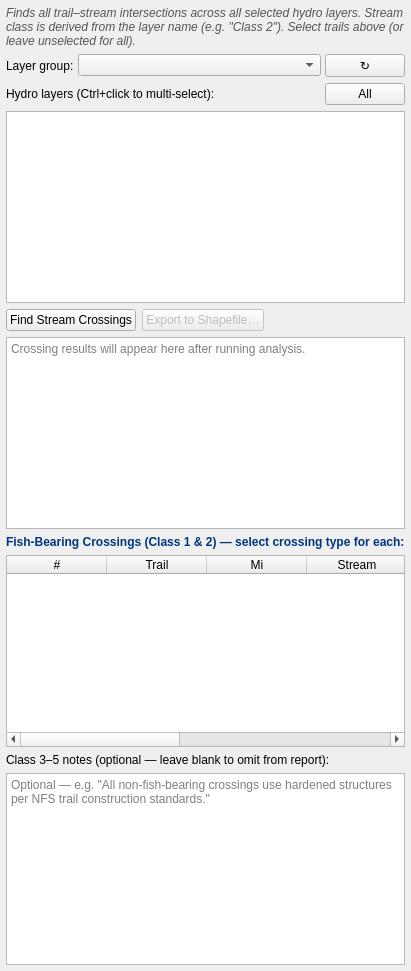
      <widget class="QWidget" name="crossingsTab">
       <attribute name="title">
        <string>Stream Crossings</string>
       </attribute>
       <layout class="QVBoxLayout" name="crossingsTabLayout">
        <property name="spacing">
         <number>6</number>
        </property>
        <property name="leftMargin">
         <number>6</number>
        </property>
        <property name="topMargin">
         <number>6</number>
        </property>
        <property name="rightMargin">
         <number>6</number>
        </property>
        <property name="bottomMargin">
         <number>6</number>
        </property>

        <item>
         <widget class="QLabel" name="crossingsInfoLabel">
          <property name="text">
           <string>Finds all trail–stream intersections across all selected hydro layers. Stream class is derived from the layer name (e.g. "Class 2"). Select trails above (or leave unselected for all).</string>
          </property>
          <property name="wordWrap">
           <bool>true</bool>
          </property>
          <property name="styleSheet">
           <string>color: #555; font-style: italic;</string>
          </property>
         </widget>
        </item>

        <!-- Group selector row -->
        <item>
         <layout class="QHBoxLayout" name="streamsGroupRow">
          <property name="spacing">
           <number>4</number>
          </property>
          <item>
           <widget class="QLabel" name="streamsGroupLabel">
            <property name="text">
             <string>Layer group:</string>
            </property>
            <property name="toolTip">
             <string>Limit the hydro layer list to a specific QGIS layer group (e.g. "Hydro" or "Streams")</string>
            </property>
           </widget>
          </item>
          <item>
           <widget class="QComboBox" name="streamsGroupCombo">
            <property name="sizePolicy">
             <sizepolicy hsizetype="Expanding" vsizetype="Fixed">
              <horstretch>1</horstretch>
              <verstretch>0</verstretch>
             </sizepolicy>
            </property>
            <property name="toolTip">
             <string>Select a layer group to filter the hydro list. Choose "(All layers)" to show every line layer.</string>
            </property>
           </widget>
          </item>
          <item>
           <widget class="QPushButton" name="refreshStreamsButton">
            <property name="text">
             <string>↻</string>
            </property>
            <property name="toolTip">
             <string>Refresh group list and hydro layer list from project</string>
            </property>
            <property name="maximumWidth">
             <number>28</number>
            </property>
            <property name="maximumHeight">
             <number>24</number>
            </property>
           </widget>
          </item>
         </layout>
        </item>

        <!-- Hydro layers header row -->
        <item>
         <layout class="QHBoxLayout" name="streamsHeaderRow">
          <property name="spacing">
           <number>4</number>
          </property>
          <item>
           <widget class="QLabel" name="streamsLabel">
            <property name="text">
             <string>Hydro layers (Ctrl+click to multi-select):</string>
            </property>
           </widget>
          </item>
          <item>
           <spacer name="streamsHeaderStretch">
            <property name="orientation">
             <enum>Qt::Horizontal</enum>
            </property>
            <property name="sizeType">
             <enum>QSizePolicy::Expanding</enum>
            </property>
            <property name="sizeHint" stdset="0">
             <size>
              <width>0</width>
              <height>0</height>
             </size>
            </property>
           </spacer>
          </item>
          <item>
           <widget class="QPushButton" name="selectAllStreamsButton">
            <property name="text">
             <string>All</string>
            </property>
            <property name="toolTip">
             <string>Select all hydro layers in the current group</string>
            </property>
            <property name="maximumWidth">
             <number>40</number>
            </property>
            <property name="maximumHeight">
             <number>24</number>
            </property>
           </widget>
          </item>
         </layout>
        </item>

        <!-- Multi-select hydro layers list -->
        <item>
         <widget class="QListWidget" name="streamsListWidget">
          <property name="maximumHeight">
           <number>120</number>
          </property>
          <property name="minimumHeight">
           <number>60</number>
          </property>
          <property name="selectionMode">
           <enum>QAbstractItemView::ExtendedSelection</enum>
          </property>
          <property name="toolTip">
           <string>Select one or more hydro layers. Stream class will be inferred from layer name (e.g. "Class 2", "Class_3").</string>
          </property>
         </widget>
        </item>

        <!-- Action buttons row -->
        <item>
         <layout class="QHBoxLayout" name="crossingsActionRow">
          <item>
           <widget class="QPushButton" name="runCrossingsButton">
            <property name="text">
             <string>Find Stream Crossings</string>
            </property>
            <property name="toolTip">
             <string>Intersect trail(s) with all selected hydro layers and identify crossings</string>
            </property>
           </widget>
          </item>
          <item>
           <widget class="QPushButton" name="exportCrossingsButton">
            <property name="text">
             <string>Export to Shapefile…</string>
            </property>
            <property name="toolTip">
             <string>Save crossing points as a GIS shapefile for the NEPA project record</string>
            </property>
            <property name="enabled">
             <bool>false</bool>
            </property>
           </widget>
          </item>
          <item>
           <spacer name="crossingsActionStretch">
            <property name="orientation">
             <enum>Qt::Horizontal</enum>
            </property>
            <property name="sizeType">
             <enum>QSizePolicy::Expanding</enum>
            </property>
            <property name="sizeHint" stdset="0">
             <size>
              <width>0</width>
              <height>0</height>
             </size>
            </property>
           </spacer>
          </item>
         </layout>
        </item>

        <!-- Summary text (always visible, short) -->
        <item>
         <widget class="QTextEdit" name="crossingsResultsText">
          <property name="readOnly">
           <bool>true</bool>
          </property>
          <property name="maximumHeight">
           <number>110</number>
          </property>
          <property name="minimumHeight">
           <number>60</number>
          </property>
          <property name="placeholderText">
           <string>Crossing results will appear here after running analysis.</string>
          </property>
         </widget>
        </item>

        <!-- Fish-bearing crossing table label -->
        <item>
         <widget class="QLabel" name="crossingsFishLabel">
          <property name="text">
           <string>Fish-Bearing Crossings (Class 1 &amp; 2) — select crossing type for each:</string>
          </property>
          <property name="styleSheet">
           <string>font-weight: bold; color: #003580;</string>
          </property>
          <property name="visible">
           <bool>false</bool>
          </property>
         </widget>
        </item>

        <!-- Fish-bearing crossing table -->
        <item>
         <widget class="QTableWidget" name="crossingsFishTable">
          <property name="visible">
           <bool>false</bool>
          </property>
          <property name="minimumHeight">
           <number>80</number>
          </property>
          <property name="maximumHeight">
           <number>180</number>
          </property>
          <property name="selectionBehavior">
           <enum>QAbstractItemView::SelectRows</enum>
          </property>
          <property name="toolTip">
           <string>Specify the crossing type for each fish-bearing stream crossing. This information will appear in the NEPA report.</string>
          </property>
          <column>
           <property name="text"><string>#</string></property>
          </column>
          <column>
           <property name="text"><string>Trail</string></property>
          </column>
          <column>
           <property name="text"><string>Mi</string></property>
          </column>
          <column>
           <property name="text"><string>Stream</string></property>
          </column>
          <column>
           <property name="text"><string>Class</string></property>
          </column>
          <column>
           <property name="text"><string>Crossing Type</string></property>
          </column>
          <column>
           <property name="text"><string>Notes</string></property>
          </column>
         </widget>
        </item>

        <!-- Class 3-5 optional notes -->
        <item>
         <widget class="QLabel" name="crossingsNFBLabel">
          <property name="text">
           <string>Class 3–5 notes (optional — leave blank to omit from report):</string>
          </property>
          <property name="visible">
           <bool>false</bool>
          </property>
         </widget>
        </item>
        <item>
         <widget class="QPlainTextEdit" name="crossingsNFBNotesEdit">
          <property name="visible">
           <bool>false</bool>
          </property>
          <property name="maximumHeight">
           <number>52</number>
          </property>
          <property name="placeholderText">
           <string>Optional — e.g. "All non-fish-bearing crossings use hardened structures per NFS trail construction standards."</string>
          </property>
         </widget>
        </item>

       </layout>
      </widget>
